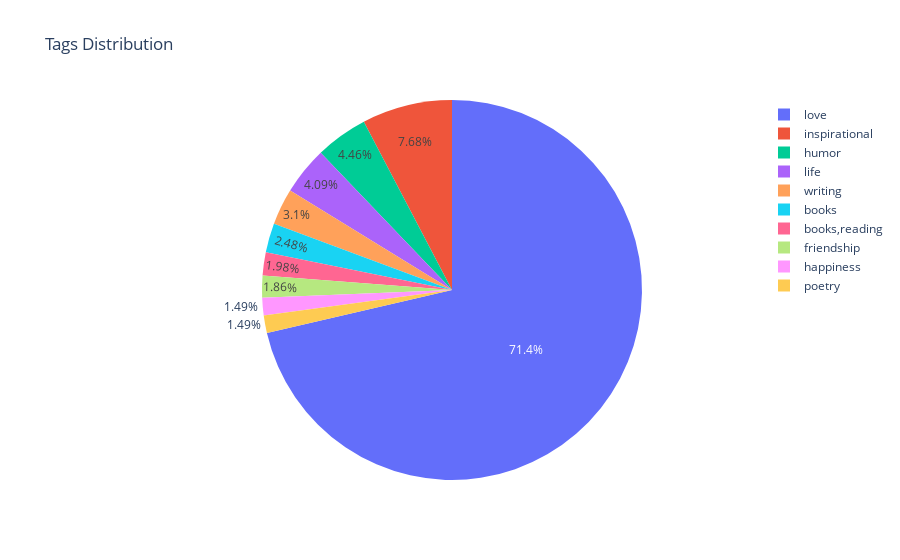

The code cell stored with this chart in its notebook:
### Code cell
# Assuming 'Compressed_Tags' is the column containing lists of tags

quotes_2['Tags_'] = quotes_2['Compressed_Tags'].apply(tuple)  # Convert lists to tuples


# Tag Distribution Pie Chart
tag_counts = quotes_2.groupby(by='Tags_').size().nlargest(10).reset_index(name='Count')
fig = px.pie(tag_counts, names='Tags_', values='Count', title='Tags Distribution', 
             custom_data=['Tags_'])  # Add 'Tags_' to custom_data

# Update layout to display custom data on hover
fig.update_traces(hovertemplate='Tag: %{customdata[0]}<br>Count: %{value}')

fig.show()

### Figure 1 — Plotly figure (JSON) as saved in the notebook; plotly's stock layout.template omitted (floating-point values rounded to 4 significant figures)
{"data": [{"customdata": [[["love"]], [["inspirational"]], [["humor"]], [["life"]], [["writing"]], [["books"]], [["books", "reading"]], [["friendship"]], [["happiness"]], [["poetry"]]], "domain": {"x": [0, 1], "y": [0, 1]}, "hovertemplate": "Tag: %{customdata[0]}<br>Count: %{value}", "labels": [["love"], ["inspirational"], ["humor"], ["life"], ["writing"], ["books"], ["books", "reading"], ["friendship"], ["happiness"], ["poetry"]], "legendgroup": "", "name": "", "showlegend": true, "type": "pie", "values": [576, 62, 36, 33, 25, 20, 16, 15, 12, 12]}], "layout": {"legend": {"tracegroupgap": 0}, "title": {"text": "Tags Distribution"}}}
